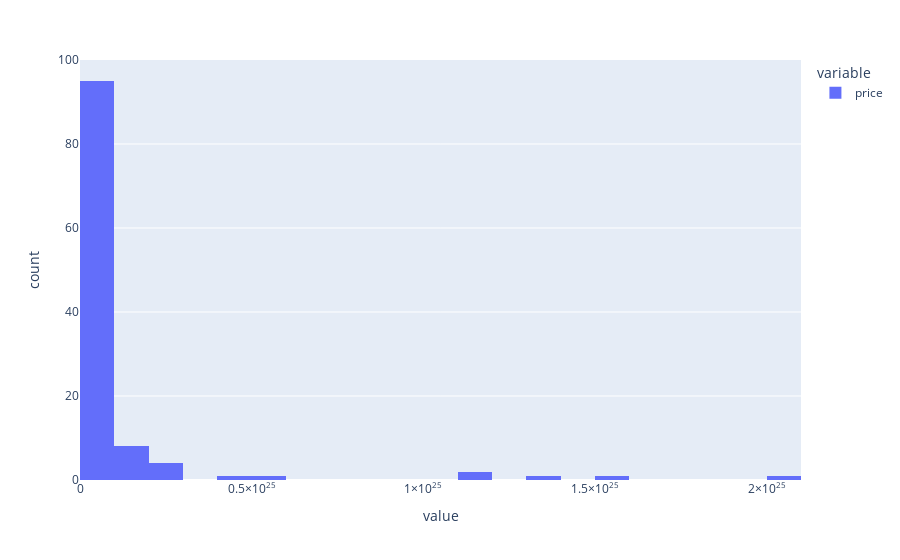

The code cell stored with this chart in its notebook:
### Code cell
px.histogram(crab_df[crab_df.price == crab_df.price].price)

### Figure 1 — Plotly figure (JSON) as saved in the notebook; plotly's stock layout.template omitted (floating-point values rounded to 4 significant figures)
{"data": [{"alignmentgroup": "True", "bingroup": "x", "hovertemplate": "variable=price<br>value=%{x}<br>count=%{y}<extra></extra>", "legendgroup": "price", "marker": {"color": "#636efa", "pattern": {"shape": ""}}, "name": "price", "offsetgroup": "price", "orientation": "v", "showlegend": true, "type": "histogram", "x": [1.1e+25, 1.5e+25, 1.2e+24, 9.97e+23, 1e+23, 1.62e+22, 1.21e+23, 1.25e+24, 1.2e+23, 3.8e+22, 6.2e+22, 4.204e+24, 2e+24, 2.5e+23, 1.21e+23, 1e+23, 1e+23, 8e+22, 1e+23, 1.5e+23, 8.5e+22, 1.95e+22, 1.9e+23, 4.8e+22, 1e+23, 1.3e+25, 2e+24, 3.99e+22, 5e+22, 1.889e+22, 2.5e+22, 3.5e+22, 2.222e+22, 2e+24, 1.25e+23, 3.889e+22, 2e+24, 1.9e+23, 1e+24, 2.4e+22, 5.5e+22, 3.397e+22, 3.29e+23, 2.5e+22, 1e+24, 2e+25, 2.3e+22, 4.9e+22, 5.4e+22, 3.5e+22, 1.1e+25, 1.6e+22, 2.422e+22, 6.9e+22, 1e+24, 1.92e+22, 3.6e+22, 4e+22, 1e+24, 5.556e+22, 5e+22, 5e+22, 1.5e+23, 2e+23, 7.65e+22, 5e+22, 6e+22, 1e+24, 5e+22, 2.1e+22, 1e+24, 4.204e+23, 4.5e+22, 4.919e+22, 3.344e+22, 1.5e+23, 2e+22, 3.5e+22, 4.5e+22, 5e+22, 1.522e+22, 1.5e+22, 5e+24, 1.837e+22, 1.62e+22, 2.95e+22, 6e+22, 1.6e+22, 1.62e+22, 2.79e+22, 1.8e+22, 1.47e+22, 9.85e+22, 1.615e+22, 2.1e+22, 1.589e+22, 1.65e+22, 1.66e+22, 1.76e+22, 1.69e+22, 2.3e+22, 2.3e+22, 1.61e+22, 1.65e+22, 1.695e+22, 1.605e+22, 1.9e+22, 1.6e+22, 1.6e+22, 1.725e+22, 2.3e+22, 1.68e+22, 1.624e+22, 1.49e+22], "xaxis": "x", "yaxis": "y"}], "layout": {"barmode": "relative", "legend": {"title": {"text": "variable"}, "tracegroupgap": 0}, "margin": {"t": 60}, "xaxis": {"anchor": "y", "domain": [0, 1], "title": {"text": "value"}}, "yaxis": {"anchor": "x", "domain": [0, 1], "title": {"text": "count"}}}}
